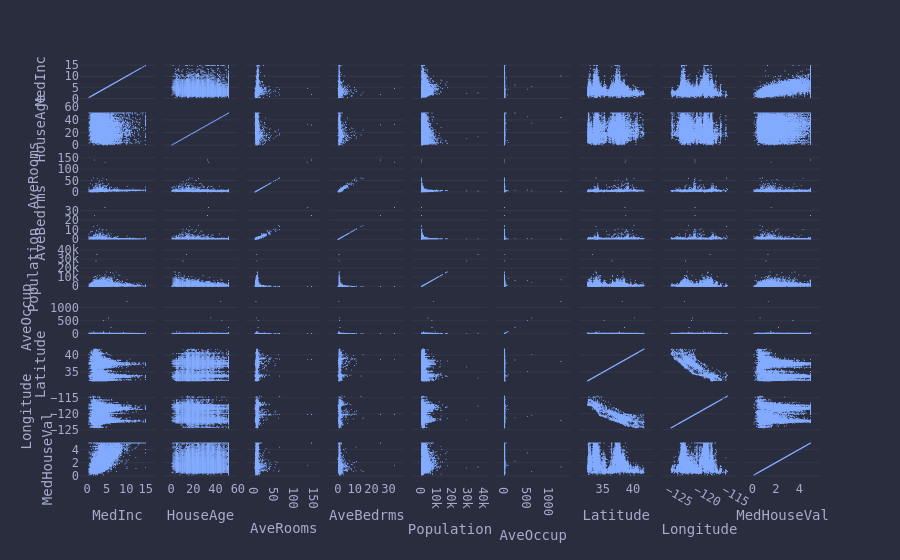

Notebook cell for this chart:
### Code cell
fig = px.scatter_matrix(df)
fig.update_traces(marker=dict(size=1))
fig.show()

### Figure 1 — Plotly figure (JSON) as saved in the notebook; plotly's stock layout.template omitted (floating-point values rounded to 4 significant figures; data arrays with more than 128 entries replaced by an {"elided": "..."} marker saying what was removed)
{"data": [{"dimensions": [{"axis": {"matches": true}, "label": "MedInc", "values": {"elided": "20640 float values"}}, {"axis": {"matches": true}, "label": "HouseAge", "values": {"elided": "20640 float values"}}, {"axis": {"matches": true}, "label": "AveRooms", "values": {"elided": "20640 float values"}}, {"axis": {"matches": true}, "label": "AveBedrms", "values": {"elided": "20640 float values"}}, {"axis": {"matches": true}, "label": "Population", "values": {"elided": "20640 float values"}}, {"axis": {"matches": true}, "label": "AveOccup", "values": {"elided": "20640 float values"}}, {"axis": {"matches": true}, "label": "Latitude", "values": {"elided": "20640 float values"}}, {"axis": {"matches": true}, "label": "Longitude", "values": {"elided": "20640 float values"}}, {"axis": {"matches": true}, "label": "MedHouseVal", "values": {"elided": "20640 float values"}}], "hovertemplate": "%{xaxis.title.text}=%{x}<br>%{yaxis.title.text}=%{y}<extra></extra>", "legendgroup": "", "marker": {"color": "#82aaff", "size": 1, "symbol": "circle"}, "name": "", "showlegend": false, "type": "splom"}], "layout": {"dragmode": "select", "legend": {"tracegroupgap": 0}, "margin": {"t": 60}}}
